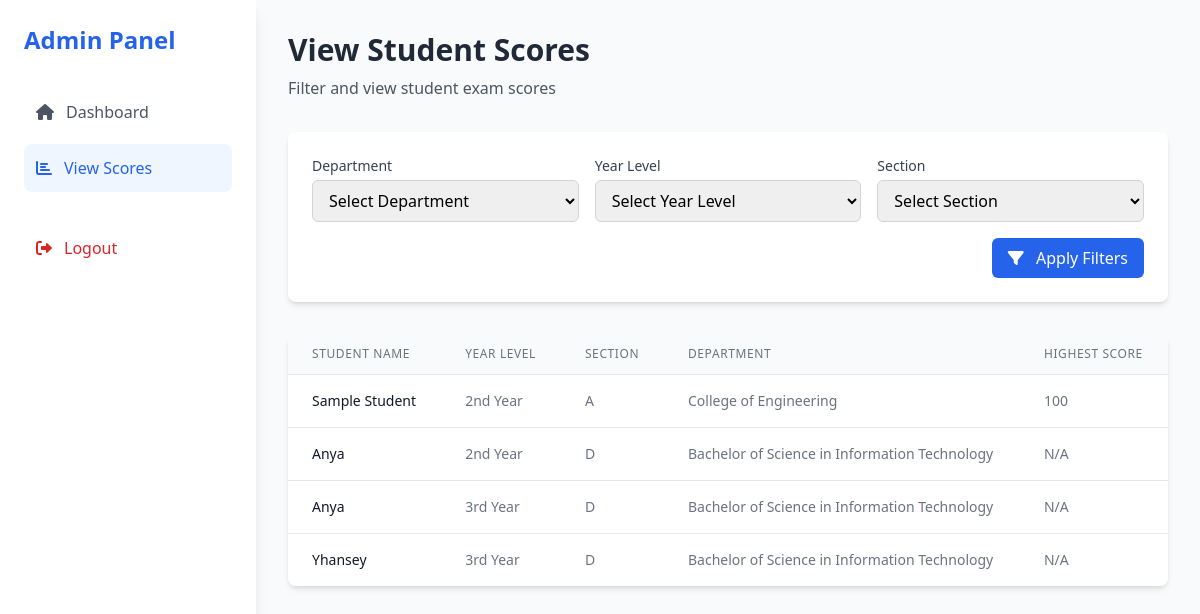
Before: /admin-1/view_student_scores.php (signed in) with the older database file.
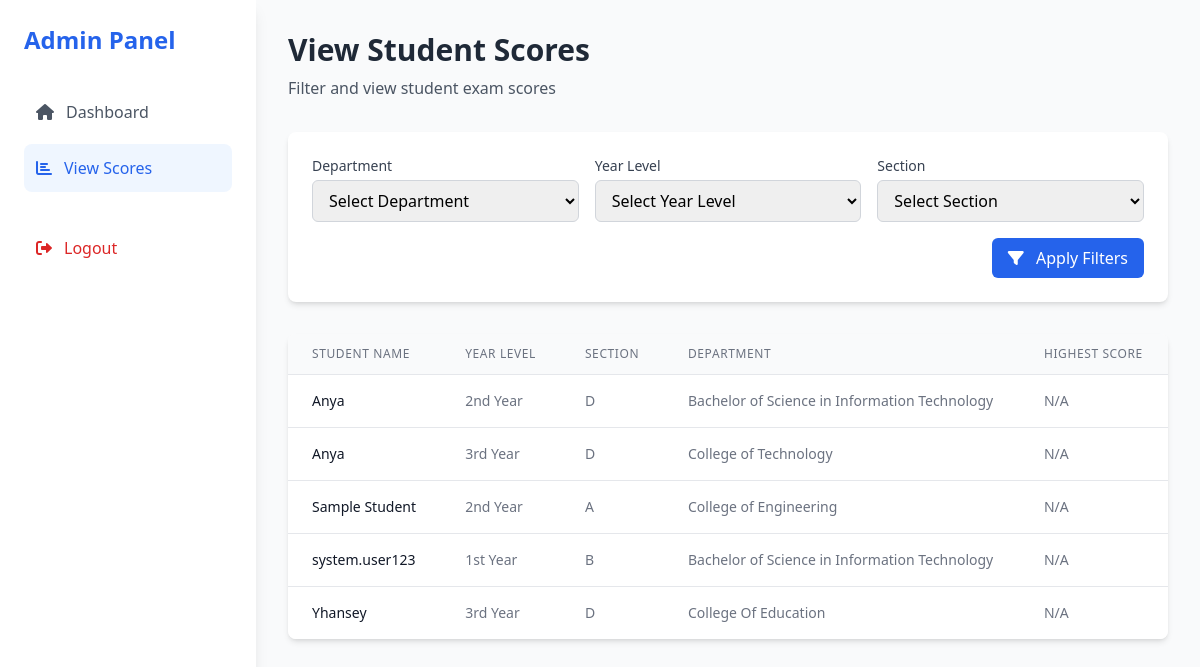
After: the same page with the newer database file.
### tables this page shows
CREATE TABLE `students` (
  `id` int(11) NOT NULL,
  `full_name` varchar(100) NOT NULL,
  `email` varchar(100) NOT NULL,
  `password` varchar(255) NOT NULL,
  `year_level` enum('1st Year','2nd Year','3rd Year','4th Year') NOT NULL,
  `section` enum('A','B','C','D','E') NOT NULL,
  `registration_date` timestamp NOT NULL DEFAULT current_timestamp(),
  `department` varchar(255) NOT NULL DEFAULT ''
);

### admin-1/view_student_scores.php (the view, shortened to what this page needs)
<?php
include '../includes/db_connection.php';
$whereSQL = "";
$sql = "
SELECT
    s.id, s.full_name, s.year_level, s.section, s.department,
    MAX(ss.score) as highest_score
FROM students s
LEFT JOIN student_scores ss ON s.id = ss.student_id
$whereSQL
GROUP BY s.id
ORDER BY highest_score DESC, s.full_name ASC
";
$stmt = $conn->prepare($sql);
$stmt->execute();
$result = $stmt->get_result();
?>
<!DOCTYPE html>
<html lang="en">
<head>
    <script src="https://cdn.tailwindcss.com"></script>
    <link href="https://cdnjs.cloudflare.com/ajax/libs/font-awesome/6.0.0/css/all.min.css" rel="stylesheet">
</head>
<body class="bg-gray-50">
    <div class="flex h-screen">
        <div class="w-64 bg-white shadow-lg">
            <div class="p-6">
                <h2 class="text-2xl font-bold text-blue-600 mb-8">Admin Panel</h2>
                <nav class="space-y-2">
                    <a href="admin_dashboard.php" class="flex items-center space-x-3 text-gray-600 hover:bg-blue-50 hover:text-blue-600 p-3 rounded-lg">
                        <i class="fas fa-home"></i>
                        <span>Dashboard</span>
                    </a>
                    <a href="view_student_scores.php" class="flex items-center space-x-3 text-blue-600 bg-blue-50 p-3 rounded-lg">
                        <i class="fas fa-chart-bar"></i>
                        <span>View Scores</span>
                    </a>
                </nav>
                <div class="mt-auto pt-8">
                    <a href="../logout.php" class="flex items-center space-x-3 text-red-600 hover:bg-red-50 p-3 rounded-lg">
                        <i class="fas fa-sign-out-alt"></i>
                        <span>Logout</span>
                    </a>
                </div>
            </div>
        </div>
        <div class="flex-1 overflow-y-auto">
            <div class="p-8">
                <div class="mb-8">
                    <h1 class="text-3xl font-bold text-gray-800">View Student Scores</h1>
                    <p class="text-gray-600 mt-2">Filter and view student exam scores</p>
                </div>
                <div class="bg-white rounded-lg shadow-md p-6 mb-8">
                    <form method="GET" class="space-y-4">
                        <div class="grid grid-cols-1 md:grid-cols-3 gap-4">
                            <div>
                                <label class="block text-sm font-medium text-gray-700 mb-1">Department</label>
                                <select name="department" required
                                    class="w-full px-3 py-2 border border-gray-300 rounded-md focus:outline-none focus:ring-2 focus:ring-blue-500">
                                    <option value="">Select Department</option>
                                </select>
                            </div>
                            <div>
                                <label class="block text-sm font-medium text-gray-700 mb-1">Year Level</label>
                                <select name="year" required
                                    class="w-full px-3 py-2 border border-gray-300 rounded-md focus:outline-none focus:ring-2 focus:ring-blue-500">
                                    <option value="">Select Year Level</option>
                                </select>
                            </div>
                            <div>
                                <label class="block text-sm font-medium text-gray-700 mb-1">Section</label>
                                <select name="section" required
                                    class="w-full px-3 py-2 border border-gray-300 rounded-md focus:outline-none focus:ring-2 focus:ring-blue-500">
                                    <option value="">Select Section</option>
                                </select>
                            </div>
                        </div>
                        <div class="flex justify-end">
                            <button type="submit" class="px-4 py-2 bg-blue-600 text-white rounded-md hover:bg-blue-700 focus:outline-none focus:ring-2 focus:ring-blue-500">
                                <i class="fas fa-filter mr-2"></i> Apply Filters
                            </button>
                        </div>
                    </form>
                </div>
                <?php if ($result && $result->num_rows > 0): ?>
                    <div class="bg-white rounded-lg shadow-md overflow-hidden">
                        <div class="overflow-x-auto">
                            <table class="min-w-full divide-y divide-gray-200">
                                <thead class="bg-gray-50">
                                    <tr>
                                        <th class="px-6 py-3 text-left text-xs font-medium text-gray-500 uppercase tracking-wider">Student Name</th>
                                        <th class="px-6 py-3 text-left text-xs font-medium text-gray-500 uppercase tracking-wider">Year Level</th>
                                        <th class="px-6 py-3 text-left text-xs font-medium text-gray-500 uppercase tracking-wider">Section</th>
                                        <th class="px-6 py-3 text-left text-xs font-medium text-gray-500 uppercase tracking-wider">Department</th>
                                        <th class="px-6 py-3 text-left text-xs font-medium text-gray-500 uppercase tracking-wider">Highest Score</th>
                                    </tr>
                                </thead>
                                <tbody class="bg-white divide-y divide-gray-200">
                                    <?php while($row = $result->fetch_assoc()): ?>
                                        <tr class="hover:bg-gray-50">
                                            <td class="px-6 py-4 whitespace-nowrap text-sm font-medium text-gray-900">
                                                <?php echo htmlspecialchars($row['full_name']); ?>
                                            </td>
                                            <td class="px-6 py-4 whitespace-nowrap text-sm text-gray-500">
                                                <?php echo htmlspecialchars($row['year_level']); ?>
                                            </td>
                                            <td class="px-6 py-4 whitespace-nowrap text-sm text-gray-500">
                                                <?php echo htmlspecialchars($row['section']); ?>
                                            </td>
                                            <td class="px-6 py-4 whitespace-nowrap text-sm text-gray-500">
                                                <?php echo htmlspecialchars($row['department']); ?>
                                            </td>
                                            <td class="px-6 py-4 whitespace-nowrap text-sm text-gray-500">
                                                <?php echo is_null($row['highest_score']) ? 'N/A' : htmlspecialchars($row['highest_score']); ?>
                                            </td>
                                        </tr>
                                    <?php endwhile; ?>
                                </tbody>
                            </table>
                        </div>
                    </div>
                <?php else: ?>
                    <div class="bg-white rounded-lg shadow-md p-6 text-center">
                        <p class="text-gray-500">No students found for the selected filters.</p>
                    </div>
                <?php endif; ?>
            </div>
        </div>
    </div>
</body>
</html>

Changed rows visible on the page:
changed students: department "Bachelor of Science in Information Technology" → "College of Technology"
shown differently, row unchanged: students "Sample Student": highest_score "100" → (not shown); now shows "N/A"; moves down the list
added students: full_name "system.user123", year_level "1st Year", section "B", department "Bachelor of Science in Information Technology", shows "N/A"
changed students "Yhansey": department "Bachelor of Science in Information Technology" → "College Of Education"
